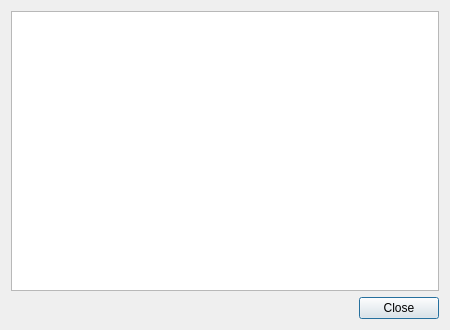
<?xml version="1.0" encoding="UTF-8"?>
<ui version="4.0">
 <class>LPRpmMsgsDialog</class>
 <widget class="QDialog" name="LPRpmMsgsDialog">
  <property name="windowModality">
   <enum>Qt::ApplicationModal</enum>
  </property>
  <property name="geometry">
   <rect>
    <x>0</x>
    <y>0</y>
    <width>450</width>
    <height>330</height>
   </rect>
  </property>
  <property name="sizePolicy">
   <sizepolicy hsizetype="MinimumExpanding" vsizetype="MinimumExpanding">
    <horstretch>0</horstretch>
    <verstretch>0</verstretch>
   </sizepolicy>
  </property>
  <property name="windowTitle">
   <string>LPRpmMsgsDialog</string>
  </property>
  <layout class="QGridLayout" name="gridLayout">
   <item row="0" column="0">
    <layout class="QVBoxLayout" name="verticalLayout">
     <item>
      <widget class="MessagesWindow" name="plainTextEdit"/>
     </item>
    </layout>
   </item>
   <item row="1" column="0">
    <layout class="QHBoxLayout" name="horizontalLayout">
     <item>
      <spacer name="horizontalSpacer">
       <property name="orientation">
        <enum>Qt::Horizontal</enum>
       </property>
       <property name="sizeHint" stdset="0">
        <size>
         <width>40</width>
         <height>20</height>
        </size>
       </property>
      </spacer>
     </item>
     <item>
      <widget class="QPushButton" name="pushButton">
       <property name="text">
        <string>Close</string>
       </property>
      </widget>
     </item>
    </layout>
   </item>
  </layout>
 </widget>
 <layoutdefault spacing="6" margin="11"/>
 <customwidgets>
  <customwidget>
   <class>MessagesWindow</class>
   <extends>QPlainTextEdit</extends>
   <header>messageswindow.h</header>
  </customwidget>
 </customwidgets>
 <resources/>
 <connections/>
</ui>
